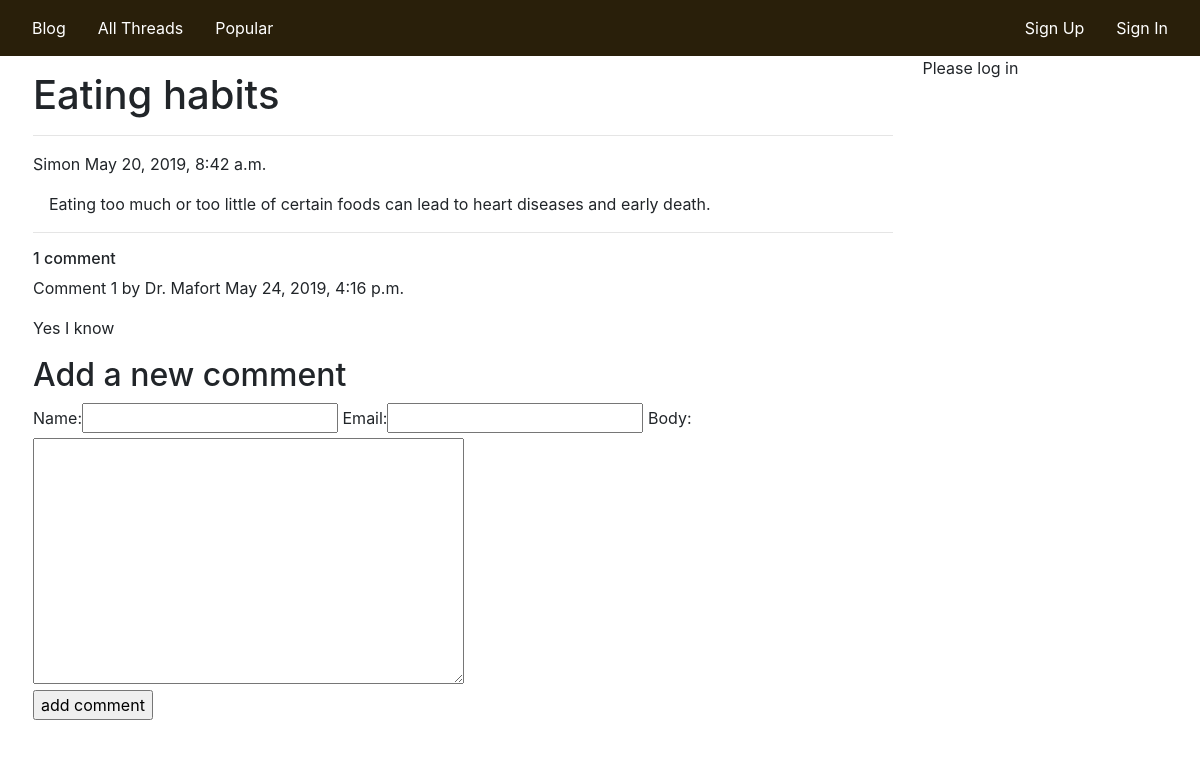
/blog/2/eating-habits, run on the app's committed database.
### blog/models.py (models this page shows, shortened)
class Post(models.Model):
    title = models.CharField(max_length=200)
    slug = models.SlugField(max_length=200, unique_for_date="pub_date")
    author = models.ForeignKey(
        User, null=True, on_delete=models.SET_NULL, related_name="blog_posts")
    body = models.TextField()
    pub_date = models.DateTimeField(default=timezone.now)
    created = models.DateTimeField(auto_now_add=True)
    updated = models.DateTimeField(auto_now=True)
    STATUS_CHOICES = (('draft', 'Draft'), ('published', 'Published'))
    status = models.CharField(
        max_length=10, choices=STATUS_CHOICES, default='draft')
    class Meta:
        ordering = ("-pub_date",)

class Comment(models.Model):
    post = models.ForeignKey(
        Post, on_delete=models.CASCADE, related_name='comments')
    name = models.CharField(max_length=80)
    email = models.EmailField()
    body = models.TextField()
    created = models.DateTimeField(auto_now_add=True)
    updated = models.DateTimeField(auto_now=True)
    approved = models.BooleanField(default=True)
    class Meta:
        ordering = ('created',)

### blog/views.py (the view)
def post_detail(request, pk, post):
    post = get_object_or_404(
        Post, id=pk, slug=post)
    comments = post.comments.filter(approved=True)
    new_comment = None
    if request.method == 'POST':
        comment_form = CommentForm(data=request.POST)
        if comment_form.is_valid():
            new_comment = comment_form.save(commit=False)
            new_comment.post = post
            new_comment.save()
    else:
        comment_form = CommentForm()
    return render(request,
                  'blog/post/detail.html',
                  {'post': post,
                   'comments': comments,
                   'new_comment': new_comment,
                   'comment_form': comment_form})

### blog/forms.py
class CommentForm(forms.ModelForm):
    class Meta:
        model = Comment
        fields = ('name', 'email', 'body')

### blog/templates/blog/post/detail.html
{%extends "blog/base.html"%} {%block content%}
<h1>{{ post.title }}</h1>
<hr />
<p>
  <span class="author">{{ post.author }}</span> {{ post.pub_date }}
</p>
<p class="post-content">{{ post.body }}</p>
<hr />
{% with comments.count as total_comments %}
<h6>{{ total_comments }} comment{{ total_comments | pluralize }}</h6>
{% endwith %} {% for comment in comments %}
<div class="comment">
  <p class="info">
    Comment {{ forloop.counter }} by {{ comment.name }} {{ comment.created }}
  </p>
  {{ comment.body | linebreaks }}
</div>
{% empty %}
<p>There are no comments yet.</p>
{% endfor %} {% if new_comment %}
<h4>Your comment has been added.</h4>
{%else%}
<h2>Add a new comment</h2>
<form method="POST">
  {{ comment_form.as_table }} {%csrf_token%}
  <p><input type="submit" value="add comment" /></p>
</form>
{%endif%} {%endblock%}

### blog/static/blog/style.css (style rules this page uses)
.author { text-transform: capitalize; }
.post-content { padding-left: 1rem; }

### data on the page
Post: title "Eating habits", author "Simon", pub_date "May 20, 2019, 8:42 a.m.", body "Eating too much or too little of certain foods can lead to heart diseases and early death."
Comment: name "Dr. Mafort", created "May 24, 2019, 4:16 p.m.", body "Yes I know"

### other printed values
{{ total_comments }} "1"
